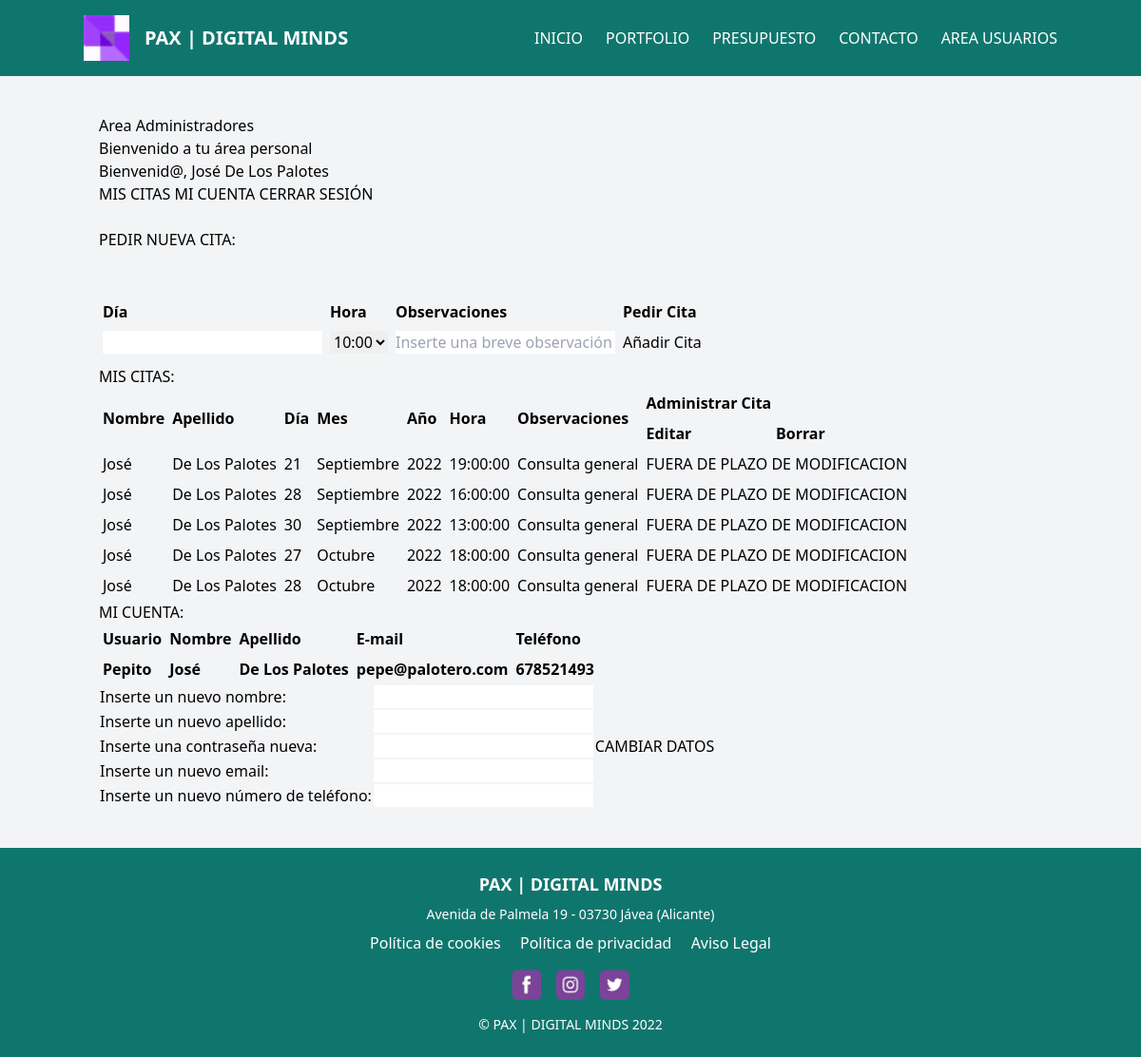
/src/areausuarios.php (signed in), run on an earlier commit of the app's database.
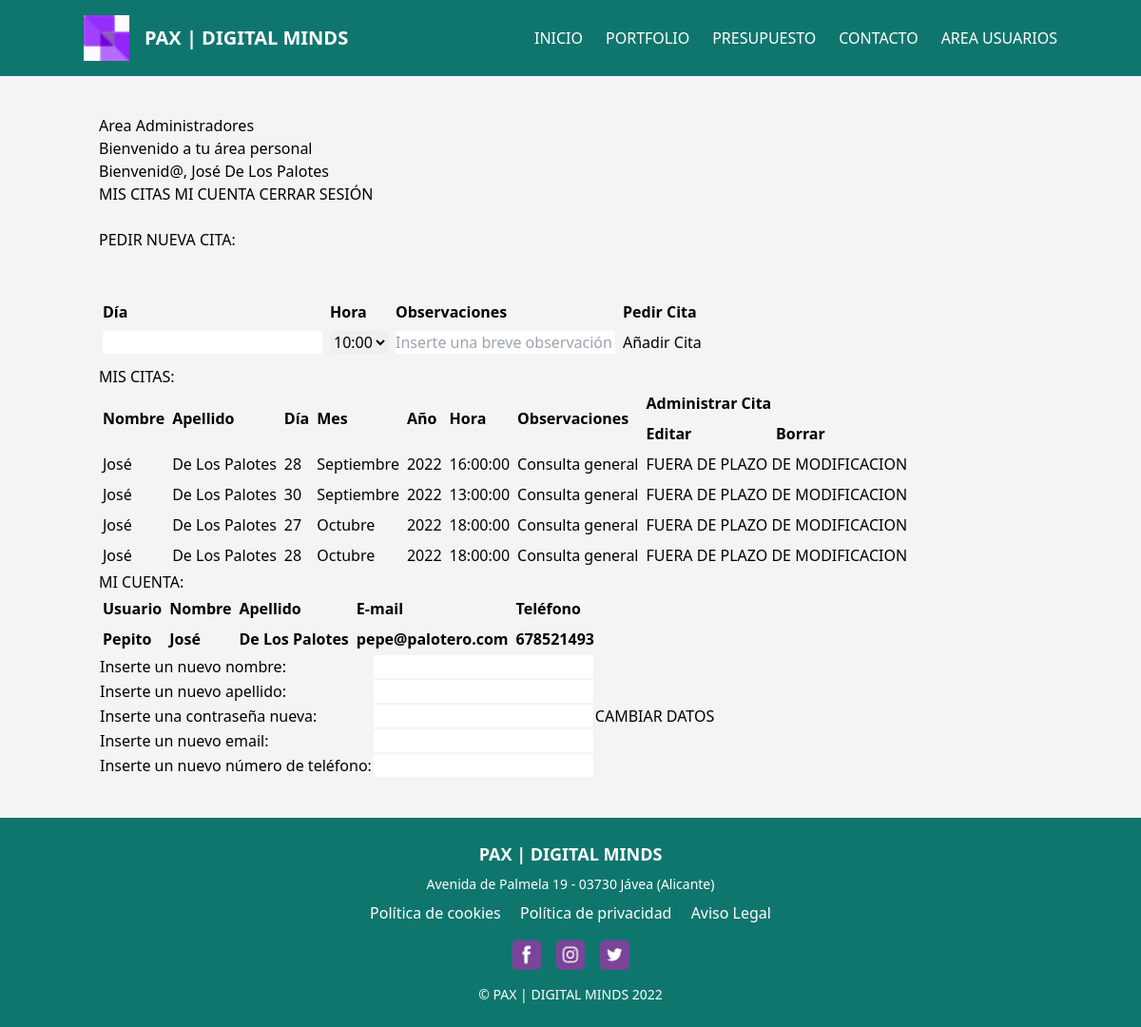
And on a later commit of the database.
### tables this page shows
CREATE TABLE `citas` (
  `ID` int(11) NOT NULL,
  `usuario` int(11) NOT NULL,
  `cita` datetime(6) NOT NULL,
  `observaciones` varchar(50) NOT NULL
);

CREATE TABLE `usuarios` (
  `ID` int(11) NOT NULL,
  `usuario` varchar(45) NOT NULL,
  `clave` varchar(150) NOT NULL,
  `email` varchar(45) NOT NULL,
  `telefono` int(11) NOT NULL,
  `rol` varchar(10) DEFAULT NULL,
  `nombre` varchar(45) NOT NULL,
  `apellido` varchar(45) NOT NULL
);

### src/controllers/controllerUsuario.php (called while the page is built, shortened)
<?php
class controllerUsuario
{
    public static function buscarUsuarioID($id)
    {
        $result = [];
        $conexion = DB::conn();
        $sentencia = "SELECT * FROM usuarios WHERE ID = :id";
        $consulta = $conexion->prepare($sentencia);
        $consulta->execute(array(":id" => $id));
        while ($fila = $consulta->fetch(PDO::FETCH_OBJ)) {
            array_push($result, $fila);
        }
        return $result;
    }
}

### src/helpers/appointmentsinfo.php (called while the page is built, shortened)
<?php
$conexion = DB::conn();
if ($curRol != 'ADMIN') {
    $sentencia = "SELECT ci.ID as 'ID',
                  us.nombre as 'nombre',
                  ci.cita as 'fecha',
                  us.apellido as 'apellido',
                  DATE_FORMAT(ci.cita, '%d') AS 'dia',
                  DATE_FORMAT(ci.cita, '%M') AS 'mes',
                  DATE_FORMAT(ci.cita, '%Y') AS 'año',
                  DATE_FORMAT(ci.cita, '%T') AS 'hora',
                  ci.observaciones AS observaciones
                  FROM citas ci
                  INNER JOIN usuarios us  ON ci.usuario = us.ID
                  WHERE us.id = :id
                  ORDER BY ci.cita ASC;";
    $appointment = $conexion->prepare($sentencia);
    $appointment->bindParam(":id", $curId);
}
$appointment->execute();

### src/models/appointment.php (called while the page is built, shortened)
<?php
class Appointment{
    private $nombre;
    private $apellido;
    private $dia;
    private $mes;
    private $año;
    private $hora;
    private $observaciones;
    public function __construct($id, $nombre, $apellido, $dia, $mes, $año, $hora, $observaciones){
        $this->nombre = $nombre;
        $this->apellido = $apellido;
        $this->dia = $dia;
        $this->mes = $mes;
        $this->año = $año;
        $this->hora = $hora;
        $this->observaciones = $observaciones;
    }
    public function getNombre(){
        return $this->nombre;
    }
    public function getApellido(){
        return $this->apellido;
    }
    public function getDia(){
        return $this->dia;
    }
    public function getMes(){
        return $this->mes;
    }
    public function getAño(){
        return $this->año;
    }
    public function getHora(){
        return $this->hora;
    }
    public function getObs(){
        return $this->observaciones;
    }
}

### src/helpers/cambiaM_a_espanol.php (called while the page is built, shortened)
<?php
    function cambiaM_a_espanol($mes){
        switch ($mes){
            case "September": return "Septiembre"; break;
            case "October": return "Octubre"; break;
            }
        };

### src/helpers/horasrestantes.php (called while the page is built)
<?php
    $conexion = DB::conn();
    $sentencia = "SELECT TIMESTAMPDIFF(HOUR, :ahora, :fecha) AS horas;";
    $consulta = $conexion->prepare($sentencia);
    $consulta->bindParam(':ahora', $NOW);
    $consulta->bindParam(':fecha', $FECHA);
    $consulta->execute();
    while($registro = $consulta->fetch(PDO::FETCH_ASSOC)){
        $horasrestantes = $registro['horas'];
    }

### src/helpers/now.php (called while the page is built)
<?php
$conexion = DB::conn();
$sentencia = "SELECT NOW() AS NOW;";
$consulta = $conexion->prepare($sentencia);
$consulta->execute();
while ($registro = $consulta->fetch(PDO::FETCH_ASSOC)) {
	$NOW = $registro['NOW'];
}

### src/models/user.php (called while the page is built, shortened)
<?php
class User{
    private $usuario;
    private $nombre;
    private $apellido;
    private $email;
    private $telefono;
    public function __construct($id, $usuario, $nombre, $apellido, $email, $telefono, $rol){
        $this->usuario = $usuario;
        $this->nombre = $nombre;
        $this->apellido = $apellido;
        $this->email = $email;
        $this->telefono = $telefono;
    }
    public function getUsuario(){
        return $this->usuario;
    }
    public function getNombre(){
        return $this->nombre;
    }
    public function getApellido(){
        return $this->apellido;
    }
    public function getEmail(){
        return $this->email;
    }
    public function getTelefono(){
        return $this->telefono;
    }
}

### src/client/client-partials/appointments/misCitas.php (the view, shortened to what the changed rows need)
<?php include_once('models/appointment.php');
include_once('helpers/now.php'); ?>
<div class="panel">
	<h3>MIS CITAS:</h3>
	<table border='0' cellpadding='4' cellspacing='2'>
		<tr>
			<td rowspan="2"><b>Nombre</b></td>
			<td rowspan="2"><b>Apellido</b></td>
			<td rowspan="2"><b>D&iacute;a</b></td>
			<td rowspan="2"><b>Mes</b></td>
			<td rowspan="2"><b>A&ntilde;o</b></td>
			<td rowspan="2"><b>Hora</b></td>
			<td rowspan="2"><b>Observaciones</b></td>
			<td colspan="2"><b>Administrar Cita</b></td>
		</tr>
		<tr>
			<td><b>Editar</b></td>
			<td><b>Borrar</b></td>
		</tr>
		<?php include('helpers/appointmentsinfo.php'); ?>
		<?php foreach ($appointment as $a) : ?>
			<?php $cita = new Appointment($a['ID'], $a['nombre'], $a['apellido'], $a['dia'], $a['mes'], $a['año'], $a['hora'], $a['observaciones']); ?>
			<tr>
				<td><?= $cita->getNombre(); ?></td>
				<td><?= $cita->getApellido(); ?></td>
				<td><?= $cita->getDia(); ?></td>
				<td><?= cambiaM_a_espanol($cita->getMes()); ?></td>
				<td><?= $cita->getAño(); ?></td>
				<td><?= $cita->getHora(); ?></td>
				<td><?= $cita->getObs(); ?></td>
				<?php
				$FECHA = $a['fecha'];
				include('helpers/horasrestantes.php');
				if ($horasrestantes >= 72) {
					include('client/client-partials/appointments/botonesCita.php');
					include('client/client-partials/appointments/editar-cita.php');
				} else {
					echo "<td colspan='2'>FUERA DE PLAZO DE MODIFICACION</td></tr>";
				} ?>
		<?php endforeach; ?>
	</table>
</div>

### src/partials/panelsuperior.php (shortened to what the changed rows need)
<?php
include('controllers/controllerUsuario.php');
$curId= $_SESSION['ID'];
$datos = controllerUsuario::buscarUsuarioID($curId);
$curNombre = $datos[0]->nombre;
$curApellido = $datos[0]->apellido;
$curRol = $datos[0]->rol; ?>
<section class='wrap wrap-content'>
    <h2>Area Administradores</h2>
    <section class='info'>
        <div id='banner'>
            <h2>Bienvenido a tu área personal</h2>
        </div>
    </section>
    <div class='panel'>
        <h1>Bienvenid@, <?php echo $curNombre?> <?php echo $curApellido?></h1>

### src/partials/user-info.php
<?php
include_once('controllers/controllerUsuario.php');
include_once('models/user.php');
?>
<h3>MI CUENTA:</h3>
<table border='0' cellpadding='4' cellspacing='2'>
	<tr>
		<td><b>Usuario</b></td>
		<td><b>Nombre</b></td>
		<td><b>Apellido</b></td>
		<td><b>E-mail</b></td>
		<td><b>Teléfono</b></td>
	</tr>
	<?php
	$identificador = json_decode(json_encode(controllerUsuario::buscarUsuarioID($curId)), true);
	foreach ($identificador as $u):?>
		<?php $user = new User($u['ID'], $u['usuario'], $u['nombre'], $u['apellido'], $u['email'], $u['telefono'], $u['rol']); ?>
		<tr>
			<td><b><?= $user->getUsuario(); ?></b></td>
			<td><b><?= $user->getNombre(); ?></b></td>
			<td><b><?= $user->getApellido(); ?></b></td>
			<td><b><?= $user->getEmail(); ?></b></td>
			<td><b><?= $user->getTelefono(); ?></b></td>
		</tr>
	<?php endforeach; ?>
</table>

What changed in the data, as far as the page shows it:
removed citas: usuario.nombre "José", usuario.apellido "De Los Palotes", Dia "21", Mes "Septiembre", Año "2022", Hora "19:00:00", observaciones "Consulta general"
